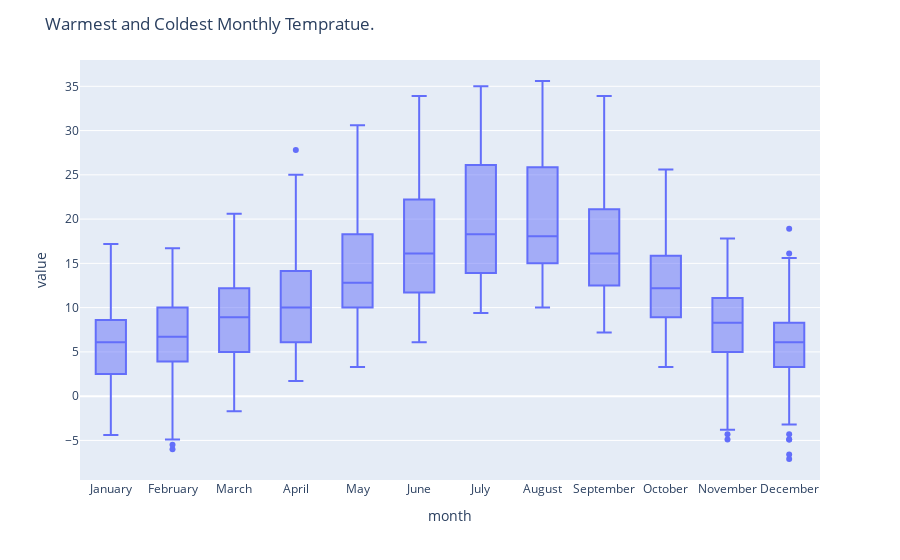

Write notebook code for a chart like this one.
### Code cell
df['month'] = df['date'].dt.month_name()

fig = px.box(df, df.month, ['temp_min', 'temp_max'])
fig.update_layout(title='Warmest and Coldest Monthly Tempratue.')
fig.show()

### Figure 1 — Plotly figure (JSON) as saved in the notebook; plotly's stock layout.template omitted (floating-point values rounded to 4 significant figures; data arrays with more than 128 entries replaced by an {"elided": "..."} marker saying what was removed)
{"data": [{"alignmentgroup": "True", "hovertemplate": "month=%{x}<br>value=%{y}<extra></extra>", "legendgroup": "", "marker": {"color": "#636efa"}, "name": "", "notched": false, "offsetgroup": "", "orientation": "v", "showlegend": false, "type": "box", "uid": "2f534c9e-0b22-459c-af05-7b7bc9118672", "x": {"elided": "2922 str values"}, "x0": " ", "xaxis": "x", "y": {"elided": "2922 float values"}, "y0": " ", "yaxis": "y"}], "layout": {"boxmode": "group", "legend": {"tracegroupgap": 0}, "margin": {"t": 60}, "title": {"text": "Warmest and Coldest Monthly Tempratue."}, "xaxis": {"anchor": "y", "domain": [0, 1], "title": {"text": "month"}}, "yaxis": {"anchor": "x", "domain": [0, 1], "title": {"text": "value"}}}}
